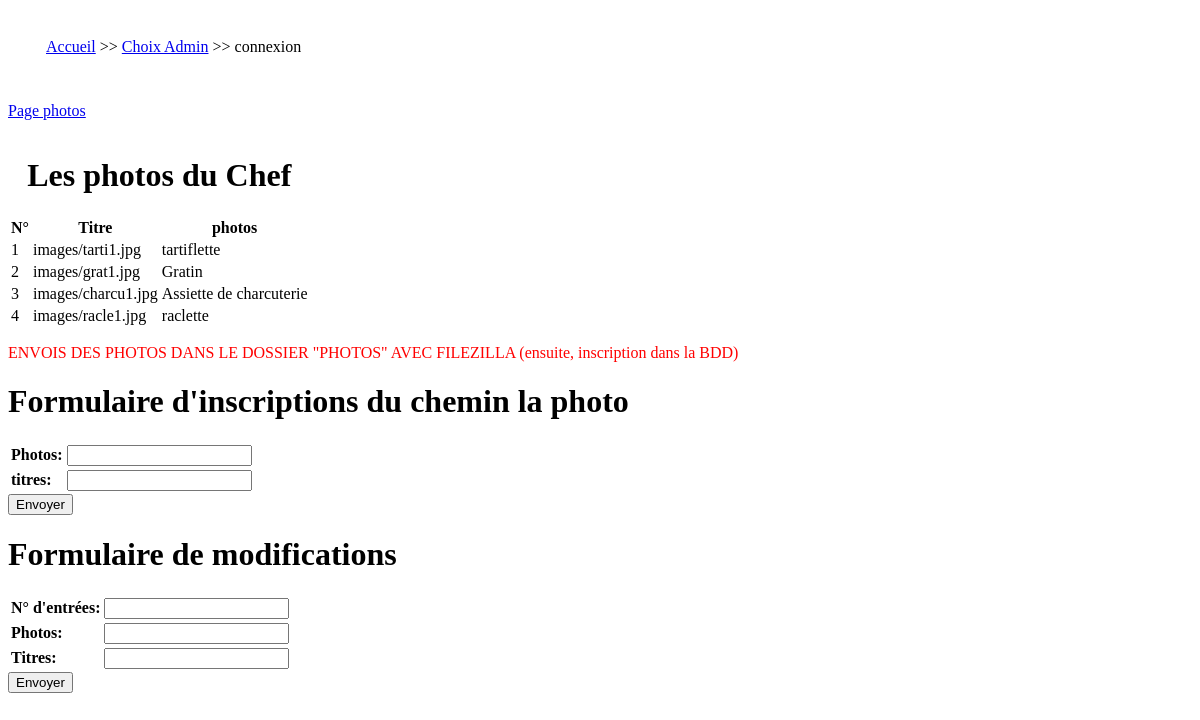
Screenshot of /photos/pagePhotos.php with the database file from the repository.
### tables this page shows
CREATE TABLE `images` (
  `id_images` int(11) NOT NULL,
  `photo` varchar(50) NOT NULL,
  `titre` varchar(30) NOT NULL
);

### photos/pagePhotos.php (the view, shortened to what this page needs)
<!doctype html>
<html>
<head>
    <link rel="stylesheet" href="">
</head>
<body>
    <nav class="breadcrumb" aria-label="breadcrumb">
        <ul>
            <li><a href="../index.php">Accueil</a></li>
            <li><a href="../admin/choixAdmin.php">Choix Admin</a></li>
            <li><span aria-current="page">connexion</span></li>
        </ul>
    </nav>
    <p><a href="photosRetour.php" title="Vous ne le regretterez pas !">Page photos</a></p>
    <table>
        <caption>
            <h1>Les photos du Chef</h1>
        </caption>
        <thead>
            <tr>
                <th>N°</th>
                <th>Titre</th>
                <th>photos</th>
            </tr>
        </thead>
        <tbody>
            <?php
            try {
                $bdd = new PDO('mysql:host=localhost;dbname=images_resto', 'root');
            } catch (Exception $e) {
                die('Erreur:' . $e->getMessage());
            }
            $reponse = $bdd->query('SELECT * FROM images ORDER BY id_images ');
            while ($donnees = $reponse->fetch()) {
            ?>
                <tr>
                    <td><?php echo $donnees['id_images']; ?></td>
                    <td><?php echo $donnees['photo']; ?></td>
                    <td><?php echo $donnees['titre']; ?></td>
                </tr>
            <?php
            }
            ?>
        </tbody>
    </table>
<p>ENVOIS DES PHOTOS DANS LE DOSSIER "PHOTOS" AVEC FILEZILLA (ensuite, inscription dans la BDD)</p>
    <h1>Formulaire d'inscriptions du chemin la photo</h1>
    <form name="inscription" action="enregistrerPhotos.php" method="post">
        <table>
            <tr>
                <td><label for="photo"><strong>Photos:</strong></label></td>
                <td><input type="text" name="photo" id="photo" required="required" /></td>
            </tr>
            <tr>
                <td><label for="titre"><strong>titres:</strong></label></td>
                <td><input type="text" name="titre" id="titre" required="required" /></td>
            </tr>
        </table>
        <input type="submit" name="register" value="Envoyer" />
    </form>
    <h1>Formulaire de modifications</h1>
    <form name="inscription" action="modifierPhotos.php" method="post">
        <table>
            <tr>
                <td><label for="id_images"><strong>N° d'entrées:</strong></label></td>
                <td><input type="int" name="id_images" id="id_images" required="required" /></td>
            </tr>
            <tr>
                <td><label for="photo"><strong>Photos:</strong></label></td>
                <td><input type="text" name="photo" id="photo" required="required" /></td>
            </tr>
            <tr>
                <td><label for="titre"><strong>Titres:</strong></label></td>
                <td><input type="text" name="titre" id="titre" required="required" /></td>
            </tr>
        </table>
        <input type="submit" name="register" value="Envoyer" />
    </form>
</body>
</html>

### photos/pagePhotos.php (style rules this page uses)
.breadcrumb { padding: 0 .5rem; }
.breadcrumb ul { display: flex; flex-wrap: wrap; list-style: none; margin: 0; padding: 30px; }
.breadcrumb li:not(:last-child)::after { display: inline-block; margin: 0 .25rem; content: ">>"; }
p { color: red; }

### rows the page displays
images: id_images "1", photo "images/tarti1.jpg", titre "tartiflette"
images: id_images "2", photo "images/grat1.jpg", titre "Gratin"
images: id_images "3", photo "images/charcu1.jpg", titre "Assiette de charcuterie"
images: id_images "4", photo "images/racle1.jpg", titre "raclette"
